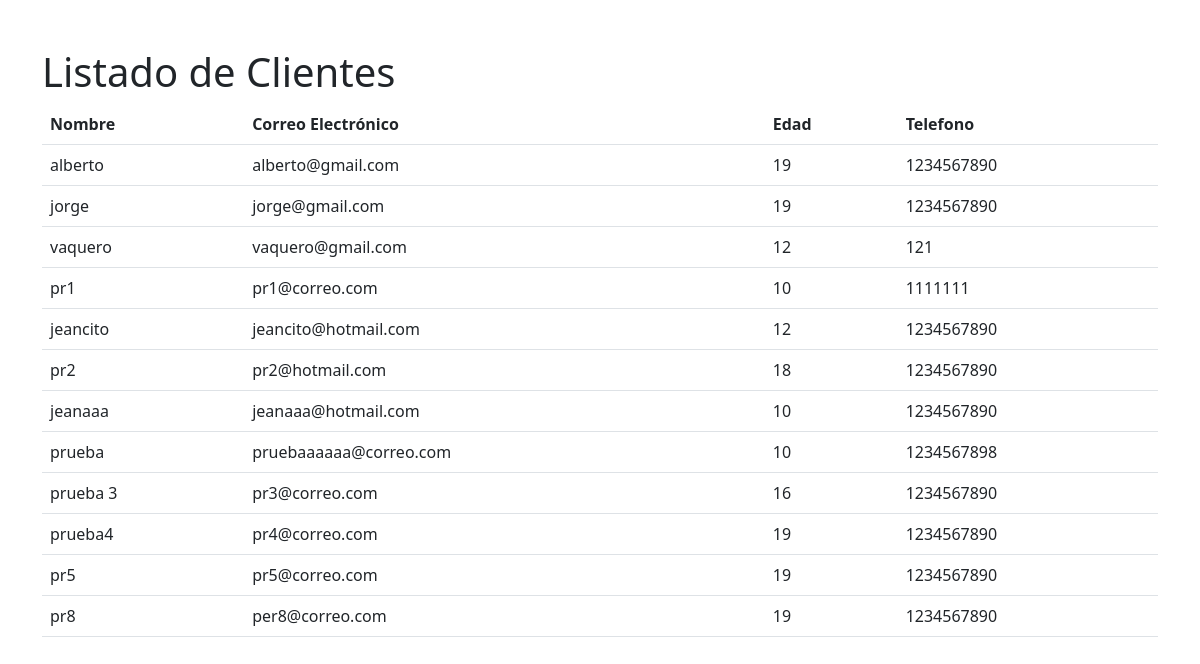
/clientes/, run on the app's committed database.
### ProyectoUno/models.py (models this page shows, shortened)
class Cliente(models.Model):
    nombre = models.CharField(max_length=100)
    email = models.EmailField(unique=True)
    edad = models.PositiveIntegerField()
    telefono = models.CharField(max_length=10)

### ProyectoUno/views.py (the view)
# urls.py: path('clientes/', views.lista_clientes, name='lista_clientes'),
def lista_clientes(request):
    clientes = Cliente.objects.all()
    return render(request, 'lista_clientes.html', {'clientes': clientes})

### ProyectoUno/templates/lista_clientes.html
{% extends 'base.html' %}
{% block content %}
<h1>Listado de Clientes</h1>
<table class="table">
    <thead>
        <tr>
            <th>Nombre</th>
            <th>Correo Electrónico</th>
            <th>Edad</th>
            <th>Telefono</th>
        </tr>
    </thead>
    <tbody>
        {% for cliente in clientes %}
        <tr>
            <td>{{ cliente.nombre }}</td>
            <td>{{ cliente.email }}</td>
            <td>{{ cliente.edad }}</td>
            <td>{{ cliente.telefono }}</td>
        </tr>
        {% empty %}
        <tr>
            <td colspan="2">No hay clientes registrados.</td>
        </tr>
        {% endfor %}
    </tbody>
</table>
{% endblock %}

### data on the page
Cliente: nombre "alberto", email "alberto@gmail.com", edad "19", telefono "1234567890"
Cliente: nombre "jorge", email "jorge@gmail.com", edad "19", telefono "1234567890"
Cliente: nombre "vaquero", email "vaquero@gmail.com", edad "12", telefono "121"
Cliente: nombre "pr1", email "pr1@correo.com", edad "10", telefono "1111111"
Cliente: nombre "jeancito", email "jeancito@hotmail.com", edad "12", telefono "1234567890"
Cliente: nombre "pr2", email "pr2@hotmail.com", edad "18", telefono "1234567890"
Cliente: nombre "jeanaaa", email "jeanaaa@hotmail.com", edad "10", telefono "1234567890"
Cliente: nombre "prueba", email "pruebaaaaaa@correo.com", edad "10", telefono "1234567898"
Cliente: nombre "prueba 3", email "pr3@correo.com", edad "16", telefono "1234567890"
Cliente: nombre "prueba4", email "pr4@correo.com", edad "19", telefono "1234567890"
Cliente: nombre "pr5", email "pr5@correo.com", edad "19", telefono "1234567890"
Cliente: nombre "pr8", email "per8@correo.com", edad "19", telefono "1234567890"
